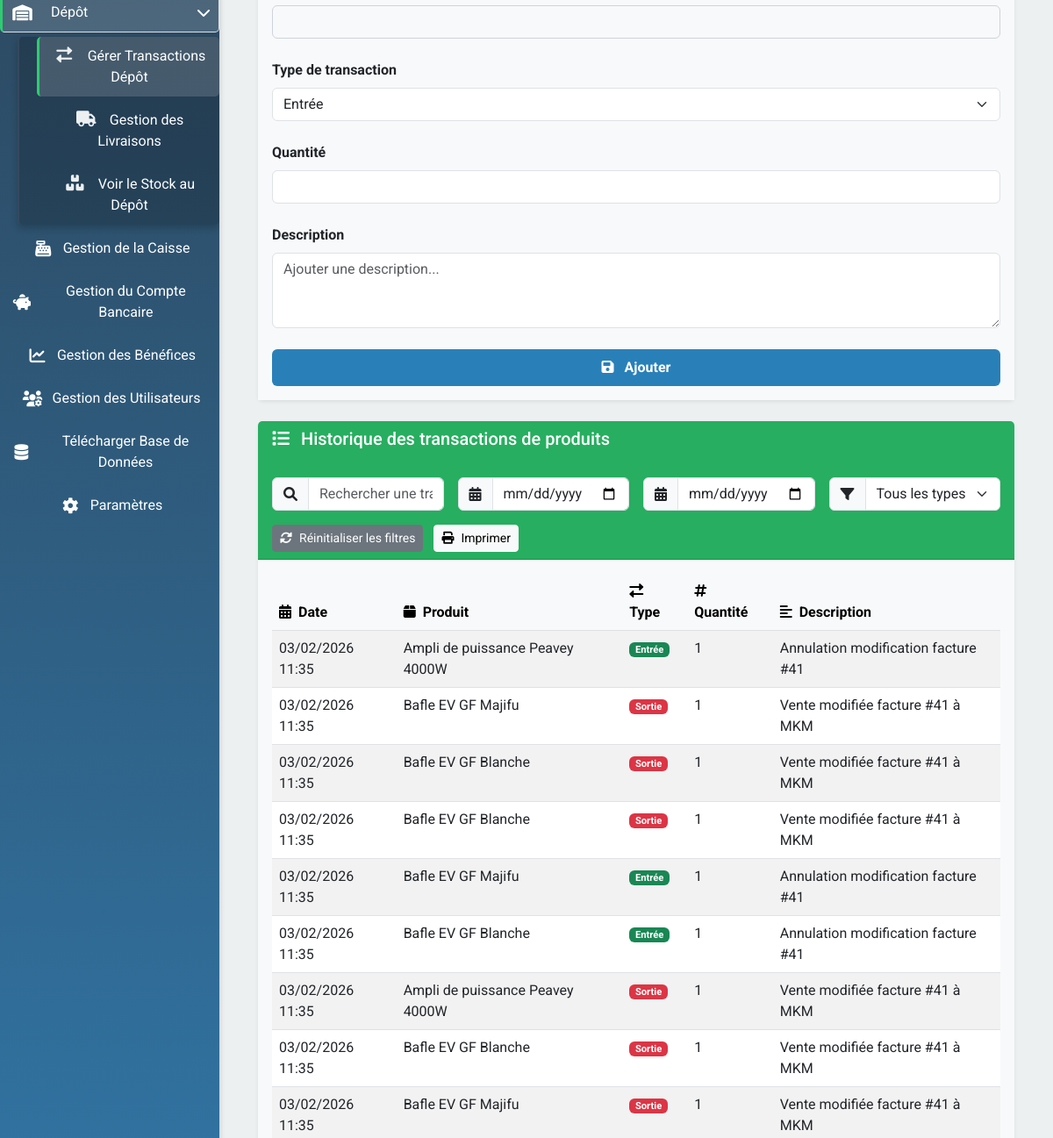
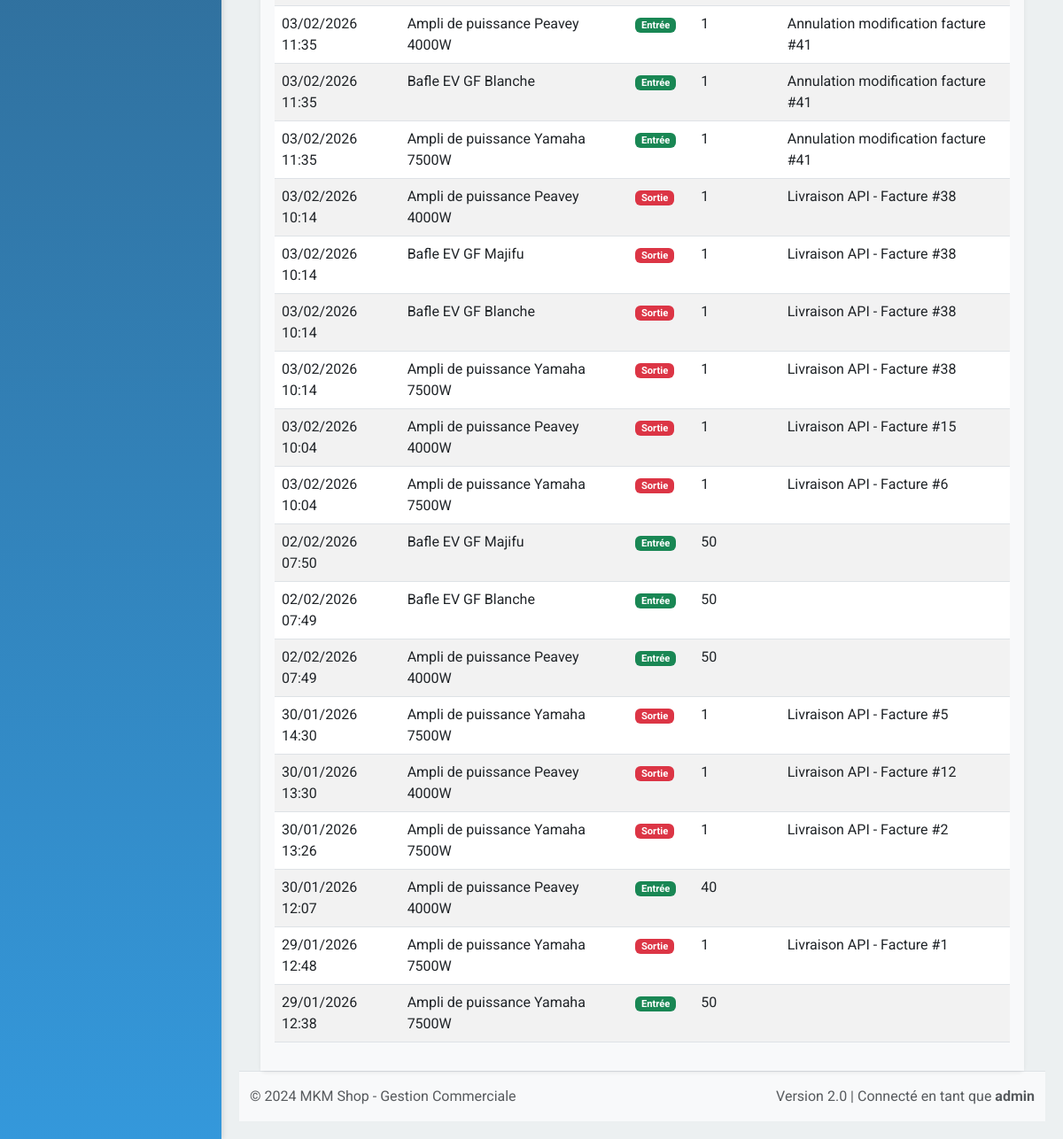
The page /gestion_transactions_depot (signed in, lower part) on the database as committed earlier (2 pictures, top to bottom).
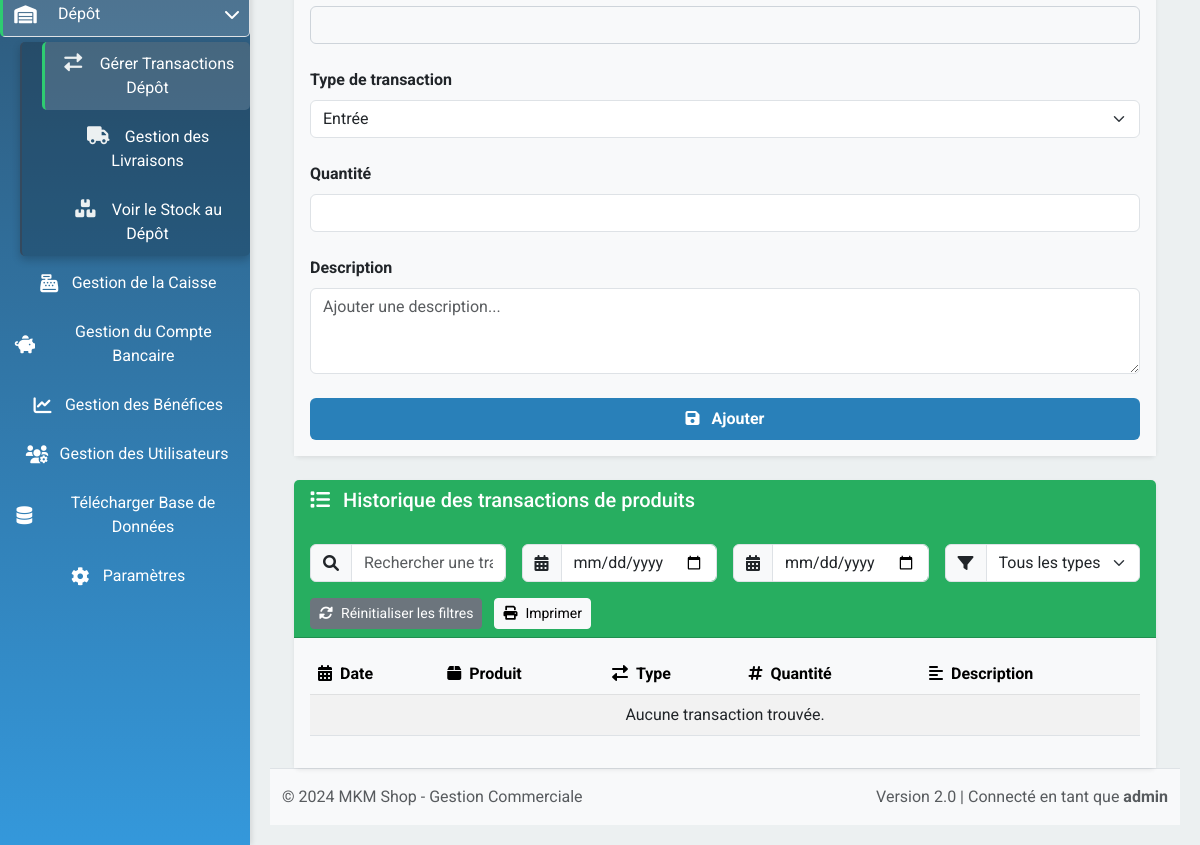
The same page on the database as committed later.
### app/models.py (models this page shows, shortened)
class TransactionDepot(db.Model):
    __tablename__ = 'transaction_depot'
    id = db.Column(db.Integer, primary_key=True)
    produit_id = db.Column(db.Integer, db.ForeignKey('produits.id'), nullable=False)
    quantite = db.Column(db.Integer, nullable=False)
    type_transaction = db.Column(db.String(10), nullable=False)
    date_transaction = db.Column(db.DateTime, default=datetime.utcnow)
    description = db.Column(db.Text, nullable=True)
    produit = db.relationship('Produits', backref='transactions_depot')

class Produits(db.Model):
    __tablename__ = 'produits'
    id = db.Column(db.Integer, primary_key=True)
    nom = db.Column(db.String(100), nullable=False)
    description = db.Column(db.String(200))
    prix = db.Column(db.Float, nullable=False)
    prix_achat = db.Column(db.Float, nullable=False)
    quantite = db.Column(db.Integer, nullable=False)
    quantite_depot = db.Column(db.Integer, default=0)
    en_route = db.Column(db.Integer, default=0)

### app/routes.py (the view)
@bp.route('/gestion_transactions_depot')
@login_required
@permission_required('gestion_depot')
def gestion_transactions_depot():
    transactions = TransactionDepot.query.order_by(TransactionDepot.date_transaction.desc()).all()
    produits = Produits.query.order_by(Produits.nom.asc()).all()
    return render_template('gestion_transactions_depot.html', transactions=transactions, produits=produits)

### app/models.py (called while the page is built)
    def is_admin(self):
        return self.role == 'admin'

    def has_permission(self, permission):
        if self.is_admin():
            return True
        return self.permissions and permission in self.permissions

### app/routes.py (called while the page is built)
def permission_required(permission):
    def decorator(f):
        @wraps(f)
        def decorated_function(*args, **kwargs):
            if not current_user.has_permission(permission):
                flash("Accès refusé. Vous n'avez pas les permissions nécessaires.", 'danger')
                return redirect(url_for('routes.index'))
            return f(*args, **kwargs)
        return decorated_function
    return decorator

@login_manager.user_loader
def load_user(user_id):
    return User.query.get(int(user_id))

### app/templates/gestion_transactions_depot.html (shortened to what the changed rows need)
{% extends "layout.html" %}
{% block content %}
<div class="container">
    <div class="card mt-4 shadow-sm border-0">
        <div class="card-body" style="background-color: #F8F9FA;">
            <div class="table-responsive">
                <table class="table table-hover table-striped">
                    <thead class="table-light">
                        <tr>
                            <th><i class="fas fa-calendar-alt me-2"></i>Date</th>
                            <th><i class="fas fa-box me-2"></i>Produit</th>
                            <th><i class="fas fa-exchange-alt me-2"></i>Type</th>
                            <th><i class="fas fa-hashtag me-2"></i>Quantité</th>
                            <th><i class="fas fa-align-left me-2"></i>Description</th>
                        </tr>
                    </thead>
                    <tbody id="transactionProduitTableBody">
                        {% if transactions %}
                            {% for transactions in transactions %}
                            <tr data-type="{{ transactions.type }}" data-date="{{ transactions.date_transaction.strftime('%Y-%m-%d') }}">
                                <td>{{ transactions.date_transaction.strftime('%d/%m/%Y %H:%M') }}</td>
                                <td>{{ transactions.produit.nom }}</td>
                                <td>
                                    {% if transactions.type_transaction == 'entree' %}
                                        <span class="badge bg-success">Entrée</span>
                                    {% else %}
                                        <span class="badge bg-danger">Sortie</span>
                                    {% endif %}
                                </td>
                                <td>{{ transactions.quantite }}</td>
                                <td>{{ transactions.description }}</td>
                            </tr>
                            {% endfor %}
                        {% else %}
                            <tr>
                                <td colspan="5" class="text-center">Aucune transaction trouvée.</td>
                            </tr>
                        {% endif %}
                    </tbody>
                </table>
            </div>
        </div>
    </div>
</div>
{% endblock %}

Rows that differ between the two databases and show on the page:
removed TransactionDepot: type_transaction "Entrée"
removed TransactionDepot: type_transaction "Sortie"
removed TransactionDepot: type_transaction "Sortie"
removed TransactionDepot: type_transaction "Sortie"
removed TransactionDepot: type_transaction "Entrée"
removed TransactionDepot: type_transaction "Entrée"
removed TransactionDepot: type_transaction "Sortie"
removed TransactionDepot: type_transaction "Sortie"
removed TransactionDepot: type_transaction "Sortie"
removed TransactionDepot: type_transaction "Entrée"
removed TransactionDepot: type_transaction "Entrée"
removed TransactionDepot: type_transaction "Entrée"
removed TransactionDepot: type_transaction "Sortie"
removed TransactionDepot: type_transaction "Sortie"
removed TransactionDepot: type_transaction "Sortie"
removed TransactionDepot: type_transaction "Sortie"
removed TransactionDepot: type_transaction "Sortie"
removed TransactionDepot: type_transaction "Sortie"
removed TransactionDepot: type_transaction "Entrée"
removed TransactionDepot: type_transaction "Entrée"
removed TransactionDepot: type_transaction "Entrée"
removed TransactionDepot: type_transaction "Sortie"
removed TransactionDepot: type_transaction "Sortie"
removed TransactionDepot: type_transaction "Sortie"
removed TransactionDepot: type_transaction "Entrée"
removed TransactionDepot: type_transaction "Sortie"
removed TransactionDepot: type_transaction "Entrée"
Other text that changed with them:
text now shown: "Aucune transaction trouvée."
